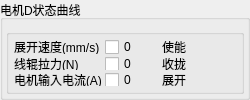
      <widget class="QGroupBox" name="DstateBox">
       <property name="sizePolicy">
        <sizepolicy hsizetype="Expanding" vsizetype="Expanding">
         <horstretch>0</horstretch>
         <verstretch>0</verstretch>
        </sizepolicy>
       </property>
       <property name="minimumSize">
        <size>
         <width>250</width>
         <height>0</height>
        </size>
       </property>
       <property name="maximumSize">
        <size>
         <width>16777215</width>
         <height>16777215</height>
        </size>
       </property>
       <property name="title">
        <string>电机D状态曲线</string>
       </property>
       <layout class="QGridLayout" name="gridLayout_6">
        <property name="leftMargin">
         <number>3</number>
        </property>
        <property name="topMargin">
         <number>3</number>
        </property>
        <property name="rightMargin">
         <number>3</number>
        </property>
        <property name="bottomMargin">
         <number>3</number>
        </property>
        <property name="spacing">
         <number>3</number>
        </property>
        <item row="1" column="0">
         <widget class="QGroupBox" name="groupBox_6">
          <property name="maximumSize">
           <size>
            <width>16777215</width>
            <height>65</height>
           </size>
          </property>
          <property name="title">
           <string/>
          </property>
          <layout class="QGridLayout" name="gridLayout_9">
           <property name="leftMargin">
            <number>5</number>
           </property>
           <property name="topMargin">
            <number>5</number>
           </property>
           <property name="rightMargin">
            <number>5</number>
           </property>
           <property name="bottomMargin">
            <number>5</number>
           </property>
           <property name="spacing">
            <number>3</number>
           </property>
           <item row="0" column="1">
            <widget class="QCheckBox" name="DVelocitycheckBox">
             <property name="text">
              <string>0</string>
             </property>
            </widget>
           </item>
           <item row="0" column="2">
            <widget class="QLabel" name="label_25">
             <property name="minimumSize">
              <size>
               <width>15</width>
               <height>0</height>
              </size>
             </property>
             <property name="text">
              <string>使能</string>
             </property>
            </widget>
           </item>
           <item row="0" column="0">
            <widget class="QLabel" name="label_26">
             <property name="minimumSize">
              <size>
               <width>15</width>
               <height>0</height>
              </size>
             </property>
             <property name="text">
              <string>展开速度(mm/s)</string>
             </property>
            </widget>
           </item>
           <item row="2" column="0">
            <widget class="QLabel" name="label_27">
             <property name="minimumSize">
              <size>
               <width>15</width>
               <height>0</height>
              </size>
             </property>
             <property name="text">
              <string>电机输入电流(A)</string>
             </property>
            </widget>
           </item>
           <item row="2" column="1">
            <widget class="QCheckBox" name="DCurrentcheckBox">
             <property name="text">
              <string>0</string>
             </property>
            </widget>
           </item>
           <item row="1" column="1">
            <widget class="QCheckBox" name="DTorquecheckBox">
             <property name="text">
              <string>0</string>
             </property>
            </widget>
           </item>
           <item row="0" column="3">
            <widget class="QToolButton" name="DEnableButton">
             <property name="minimumSize">
              <size>
               <width>15</width>
               <height>15</height>
              </size>
             </property>
             <property name="text">
              <string/>
             </property>
             <property name="icon">
              <iconset resource="../Image/image.qrc">
               <normaloff>:/red.png</normaloff>:/red.png</iconset>
             </property>
             <property name="iconSize">
              <size>
               <width>10</width>
               <height>10</height>
              </size>
             </property>
             <property name="autoRaise">
              <bool>true</bool>
             </property>
            </widget>
           </item>
           <item row="1" column="2">
            <widget class="QLabel" name="label_28">
             <property name="minimumSize">
              <size>
               <width>15</width>
               <height>0</height>
              </size>
             </property>
             <property name="text">
              <string>收拢</string>
             </property>
            </widget>
           </item>
           <item row="1" column="3">
            <widget class="QToolButton" name="DExtensionButton">
             <property name="minimumSize">
              <size>
               <width>15</width>
               <height>15</height>
              </size>
             </property>
             <property name="text">
              <string/>
             </property>
             <property name="icon">
              <iconset resource="../Image/image.qrc">
               <normaloff>:/red.png</normaloff>:/red.png</iconset>
             </property>
             <property name="iconSize">
              <size>
               <width>10</width>
               <height>10</height>
              </size>
             </property>
             <property name="autoRaise">
              <bool>true</bool>
             </property>
            </widget>
           </item>
           <item row="2" column="2">
            <widget class="QLabel" name="label_29">
             <property name="minimumSize">
              <size>
               <width>15</width>
               <height>0</height>
              </size>
             </property>
             <property name="text">
              <string>展开</string>
             </property>
            </widget>
           </item>
           <item row="2" column="3">
            <widget class="QToolButton" name="DGatheredButton">
             <property name="minimumSize">
              <size>
               <width>15</width>
               <height>15</height>
              </size>
             </property>
             <property name="text">
              <string/>
             </property>
             <property name="icon">
              <iconset resource="../Image/image.qrc">
               <normaloff>:/red.png</normaloff>:/red.png</iconset>
             </property>
             <property name="iconSize">
              <size>
               <width>10</width>
               <height>10</height>
              </size>
             </property>
             <property name="autoRaise">
              <bool>true</bool>
             </property>
            </widget>
           </item>
           <item row="1" column="0">
            <widget class="QLabel" name="label_30">
             <property name="text">
              <string>线辊拉力(N)</string>
             </property>
            </widget>
           </item>
          </layout>
         </widget>
        </item>
        <item row="0" column="0">
         <widget class="QtCharts::QChartView" name="MotorDParameterGraphChartView" native="true">
          <property name="sizePolicy">
           <sizepolicy hsizetype="Preferred" vsizetype="Preferred">
            <horstretch>0</horstretch>
            <verstretch>0</verstretch>
           </sizepolicy>
          </property>
          <property name="minimumSize">
           <size>
            <width>0</width>
            <height>0</height>
           </size>
          </property>
          <property name="font">
           <font>
            <pointsize>5</pointsize>
           </font>
          </property>
         </widget>
        </item>
       </layout>
      </widget>
